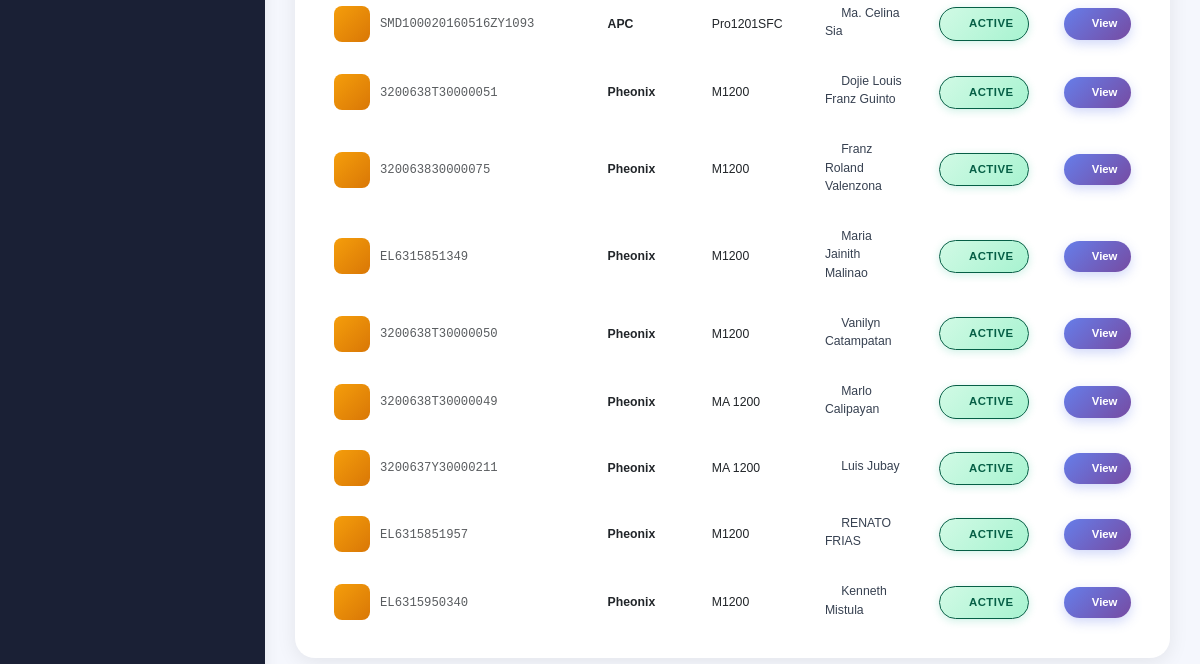
The app's page /ups_details/ (lower part), older data.
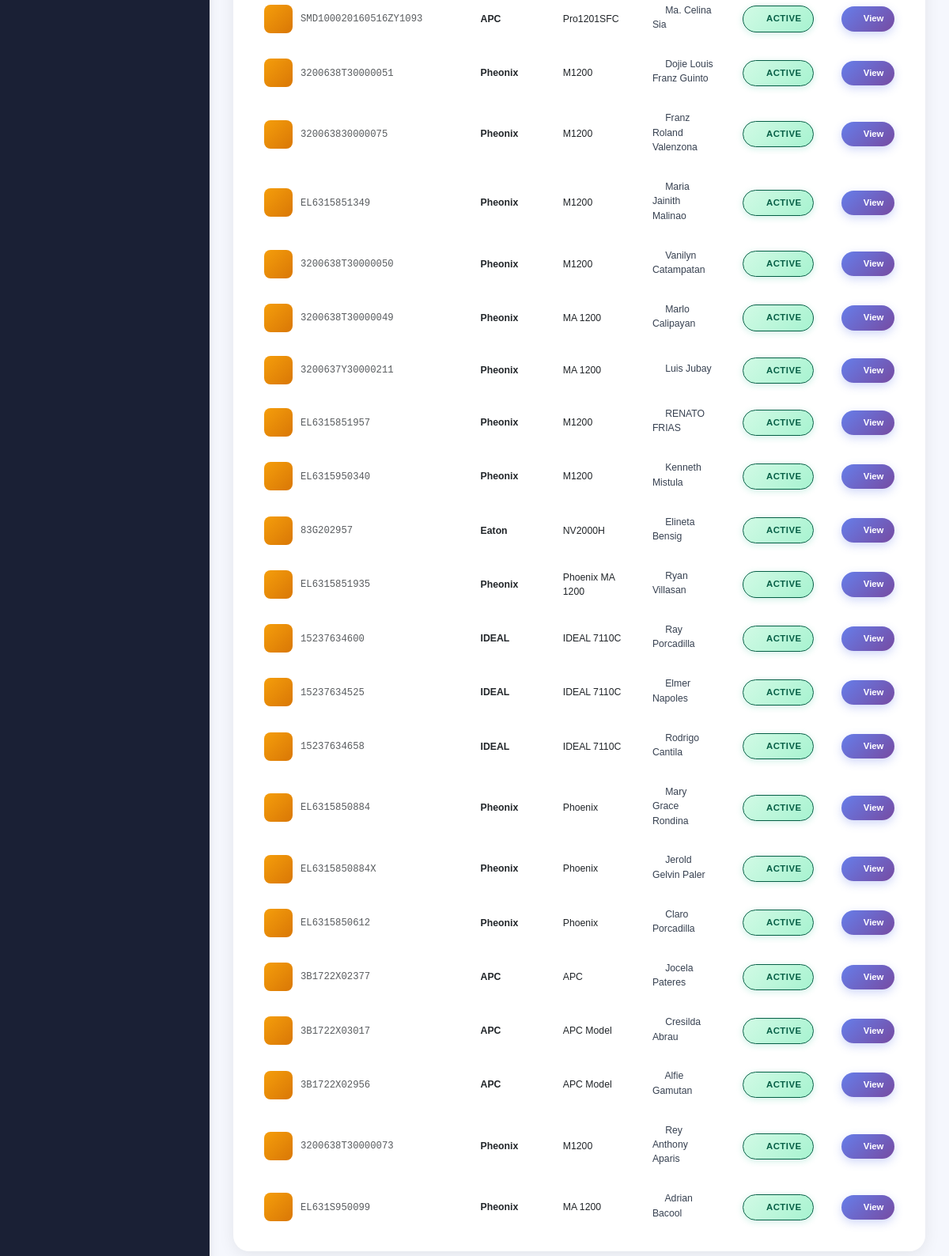
The same page, newer data.
### inventory/models.py (models this page shows, shortened)
class Brand(models.Model):
    name = models.CharField(max_length=100, unique=True)
    is_keyboard = models.BooleanField(default=False)
    is_mouse = models.BooleanField(default=False)
    is_monitor = models.BooleanField(default=False)
    is_ups = models.BooleanField(default=False)
    is_desktop = models.BooleanField(default=False)
    is_printer = models.BooleanField(default=False)
    is_laptop = models.BooleanField(default=False)
    is_office_supplies = models.BooleanField(default=False)
    def __str__(self):
        return self.name

class UPSDetails(models.Model):
    equipment_package = models.ForeignKey(Equipment_Package, related_name='ups', on_delete=models.CASCADE)
    ups_sn_db = models.CharField(max_length=255)
    ups_sn_norm = models.CharField(
        max_length=255, null=True, blank=True,
        db_index=True, editable=False, unique=True
    )
    ups_brand_db = models.ForeignKey(Brand, on_delete=models.SET_NULL, null=True, blank=True)
    ups_model_db = models.CharField(max_length=255)
    ups_capacity_db = models.CharField(max_length=255, null=True)
    ups_photo = models.ImageField(upload_to="ups_photos/", null=True, blank=True)
    is_disposed = models.BooleanField(default=False)
    created_at = models.DateTimeField(default=timezone.now)

class UserDetails(models.Model):
    equipment_package = models.ForeignKey(
        Equipment_Package, on_delete=models.CASCADE,
        null=True, blank=True, related_name='user_details'
    )
    laptop_package = models.ForeignKey(
        'LaptopPackage', on_delete=models.CASCADE,
        null=True, blank=True, related_name='user_details'
    )
    printer_package = models.ForeignKey(
        'PrinterPackage', on_delete=models.CASCADE,
        null=True, blank=True, related_name='user_details'
    )
    office_supplies_package = models.ForeignKey(
        'OfficeSuppliesPackage', on_delete=models.CASCADE,
        null=True, blank=True, related_name='user_details'
    )
    user_Enduser = models.ForeignKey(
        'Employee', on_delete=models.SET_NULL,
        null=True, blank=True, related_name='enduser_details'
    )
    user_Assetowner = models.ForeignKey(
        'Employee', on_delete=models.SET_NULL,
        null=True, blank=True, related_name='assetowner_details'
    )
    created_at = models.DateTimeField(auto_now_add=True)

class Employee(models.Model):
    equipment_package = models.ForeignKey(Equipment_Package, on_delete=models.CASCADE, null=True)
    employee_fname = models.CharField(max_length=100, blank=True, null=True)
    employee_mname = models.CharField(max_length=100, blank=True, null=True)
    employee_lname = models.CharField(max_length=100, blank=True, null=True)
    employee_position = models.CharField(max_length=100, blank=True, null=True)
    employee_office_section = models.ForeignKey('OfficeSection', on_delete=models.SET_NULL, null=True, blank=True)
    employee_level = models.CharField(max_length=100, blank=True, null=True)
    employee_status = models.CharField(max_length=100, blank=True, null=True)
    user_account = models.OneToOneField(User, on_delete=models.SET_NULL, null=True, blank=True, related_name='employee_profile')
    qr_token = models.UUIDField(default=uuid.uuid4, unique=True, editable=False, null=True, blank=True)
    qr_code = models.ImageField(upload_to="qr/employees/", null=True, blank=True)
    email = models.EmailField(max_length=254, blank=True, null=True)
    phone = models.CharField(max_length=30, blank=True, null=True)
    avatar = models.ImageField(upload_to="avatars/employees/", null=True, blank=True)
    date_hired = models.DateField(null=True, blank=True)
    bio = models.TextField(blank=True, null=True)
    created_at = models.DateTimeField(auto_now_add=True, null=True)
    updated_at = models.DateTimeField(auto_now=True, null=True)
    class Meta:
        ordering = ['employee_lname', 'employee_fname']

### inventory/views.py (the view, shortened to what this page needs)
# urls.py: path('ups_details/', views.ups_details, name='ups_details'),
def ups_details(request):
    salvaged_qs = (
        SalvagedUPS.objects
        .all()  # ← FIXED: Get ALL salvaged UPS
        .select_related("reassigned_to")
        .prefetch_related("reassigned_to__user_details__user_Enduser")
    )
    salvaged_serials = {
        (s.ups_sn or "").strip().lower()
        for s in salvaged_qs
    }
    active_qs = (
        UPSDetails.objects
        .filter(is_disposed=False)
        .select_related("equipment_package", "ups_brand_db")
        .prefetch_related("equipment_package__user_details__user_Enduser")
    )
    active_data = []
    for u in active_qs:
        sn_norm = (u.ups_sn_db or "").strip().lower()
        if sn_norm in salvaged_serials:
            continue
        active_data.append({
            "id": u.id,
            "ups_sn_db": u.ups_sn_db,
            "ups_brand_db": u.ups_brand_db,
            "ups_model_db": u.ups_model_db,
            "equipment_package": u.equipment_package,
            "status": "active",
            "salvaged_id": None,
        })
    salvaged_data = []
    ups_list = active_data + salvaged_data
    return render(request, "ups_details.html", {"ups_list": ups_list})

### templates/ups_details.html (shortened to what this page needs)
{% extends 'base.html' %}
{% load static %}
{% block content %}
<div class="container">
  <div class="page-inner">
    <div class="row">
      <div class="col-12">
        <div class="premium-table-card">
          <div class="premium-table-wrapper">
            <div class="table-responsive">
              <table id="ups-table" class="premium-datatable display" style="width:100%">
                <tbody>
                  {% for ups in ups_list %}
                  <tr>
                    <td>
                      <div class="d-flex align-items-center">
                        <div style="width: 36px; height: 36px; border-radius: 8px; background: linear-gradient(135deg, #f59e0b 0%, #d97706 100%); display: flex; align-items: center; justify-content: center; margin-right: 0.75rem;">
                          <i class="fa fa-plug text-white" style="font-size: 16px;"></i>
                        </div>
                        <div>
                          <span class="text-muted" style="font-family: monospace; font-size: 0.875rem;">
                            {{ ups.ups_sn_db }}
                          </span>
                        </div>
                      </div>
                    </td>
                    <td>
                      <span class="fw-semibold text-dark">{{ ups.ups_brand_db }}</span>
                    </td>
                    <td>
                      <span class="text-dark">{{ ups.ups_model_db }}</span>
                    </td>
                    <td>
                      {% if ups.equipment_package and ups.equipment_package.user_details.first %}
                        {% with u=ups.equipment_package.user_details.first %}
                          <div class="mb-1">
                            <i class="fa fa-user text-primary me-1" style="font-size: 12px;"></i>
                            <span>{{ u.user_Enduser.employee_fname }} {{ u.user_Enduser.employee_lname }}</span>
                          </div>
                        {% endwith %}
                      {% else %}
                        <span class="text-muted">
                          <i class="fa fa-user-slash me-1" style="font-size: 12px;"></i>
                          N/A
                        </span>
                      {% endif %}
                    </td>
                    <td>
                      {% if ups.status == "active" %}
                        <span class="premium-status-badge active">
                          <i class="fa fa-check-circle"></i>
                          Active
                        </span>
                      {% elif ups.status == "disposed" %}
                        <span class="premium-status-badge disposed">
                          <i class="fas fa-times-circle"></i>
                          Disposed
                        </span>
                      {% elif ups.status == "reassigned" %}
                        <span class="premium-status-badge reassigned">
                          <i class="fa fa-exchange-alt"></i>
                          Reassigned
                        </span>
                      {% elif ups.status == "salvaged" %}
                        <span class="premium-status-badge salvaged">
                          <i class="fas fa-recycle"></i>
                          Salvaged
                        </span>
                      {% endif %}
                    </td>
                    <td>
                      {% if ups.status == "active" and ups.equipment_package %}
                        <a href="{% url 'desktop_details_view' ups.equipment_package.id %}#pills-ups"
                           class="premium-view-btn theme-warning">
                          <i class="fa fa-eye"></i>
                          View
                        </a>
                       {% elif ups.status == "disposed" and ups.salvaged_id %}
                        <a href="{% url 'salvaged_ups_detail' ups.salvaged_id %}"
                           class="premium-view-btn theme-danger">
                          <i class="fas fa-info-circle"></i>
                          Details
                        </a>
                      {% elif ups.status == "reassigned" and ups.salvaged_id %}
                        <a href="{% url 'salvaged_ups_detail' ups.salvaged_id %}"
                           class="premium-history-btn">
                          <i class="fa fa-history"></i>
                          History
                        </a>
                      {% elif ups.status == "salvaged" and ups.salvaged_id %}
                        <a href="{% url 'salvaged_ups_detail' ups.salvaged_id %}"
                           class="premium-view-btn theme-success">
                          <i class="fas fa-info-circle"></i>
                          Details
                        </a>
                      {% else %}
                        <span class="text-muted">—</span>
                      {% endif %}
                    </td>
                  </tr>
                  {% endfor %}
                </tbody>
              </table>
            </div>
          </div>
        </div>
      </div>
    </div>
  </div>
</div>
{% endblock %}

### templates/base.html (shortened to what this page needs)
{% load static %}
<!DOCTYPE html>
<html lang="en">
<head>
  {% block head %}
  <link rel="stylesheet" href="{% static 'css/bootstrap.min.css' %}">
  <link rel="stylesheet" href="{% static 'css/plugins.min.css' %}">
  <link rel="stylesheet" href="{% static 'css/kaiadmin.css' %}">
  <link rel="stylesheet" href="{% static 'css/fonts.min.css' %}">
  <link rel="stylesheet" href="{% static 'css/modern-style.css' %}">
  <link rel="stylesheet" href="{% static 'css/premium-detail.css' %}">
  <link rel="stylesheet" href="{% static 'css/disposal-tabs-ultimate.css' %}">
  <link rel="stylesheet" href="{% static 'css/salvage-tabs-additions.css' %}">
  <link rel="stylesheet" href="{% static 'css/profile-premium.css' %}">
  <link rel="stylesheet" href="{% static 'css/premium-navbar.css' %}">
  <link rel="stylesheet" href="{% static 'css/notifications_center.css' %}">
  {% endblock %}
</head>
<body>
  <div class="wrapper">
    {% block sidebar %}
    <div class="sidebar" data-background-color="dark">
      <div class="sidebar-wrapper scrollbar scrollbar-inner">
      </div>
    </div>
    {% endblock %}
    <div class="main-panel">
      {% block content %}{% endblock %}
    </div>
  </div>
</body>
</html>

### static/css/modern-style.css (style rules this page uses)
:root { --gradient-primary: linear-gradient(135deg, #667eea 0%, #764ba2 100%); --gradient-success: linear-gradient(135deg, #10b981 0%, #059669 100%); --gradient-danger: linear-gradient(135deg, #ef4444 0%, #dc2626 100%); --shadow-sm: 0 1px 2px 0 rgba(0, 0, 0, 0.05); --shadow-md: 0 4px 6px -1px rgba(0, 0, 0, 0.1); --shadow-lg: 0 10px 15px -3px rgba(0, 0, 0, 0.1); --shadow-xl: 0 20px 25px -5px rgba(0, 0, 0, 0.1); --gradient-info: linear-gradient(135deg, #3b82f6 0%, #1e40af 100%); --gradient-warning: linear-gradient(135deg, #f59e0b 0%, #d97706 100%); --page-theme-gradient: linear-gradient(135deg, #667eea 0%, #764ba2 50%, #ec4899 100%); --page-theme-color: #667eea; --page-theme-shadow: rgba(102, 126, 234, 0.4); --page-theme-light: #eff6ff; }
.premium-table-card { background: white; border-radius: 20px; box-shadow: 0 4px 20px rgba(0, 0, 0, 0.08); overflow: hidden; border: none; }
.premium-table-wrapper { padding: 1.5rem; }
.premium-datatable { width: 100%; border-collapse: separate; border-spacing: 0; }

Row changes from the older to the newer data that the page shows:
now on one of the page's lists (row unchanged): Brand: ups_sn_db "3B1722X02377", ups_brand_db "APC", ups_model_db "APC", equipment_package.user_details.first.user_Enduser.employee_fname "Jocela", equipment_package.user_details.first.user_Enduser.employee_lname "Pateres", ups_sn_db "3B1722X03017", ups_model_db "APC Model", equipment_package.user_details.first.user_Enduser.employee_fname "Cresilda", equipment_package.user_details.first.user_Enduser.employee_lname "Abrau", ups_sn_db "3B1722X02956", equipment_package.user_details.first.user_Enduser.employee_fname "Alfie", equipment_package.user_details.first.user_Enduser.employee_lname "Gamutan"
now on one of the page's lists (row unchanged): Brand: ups_sn_db "EL6315851935", ups_brand_db "Pheonix", ups_model_db "Phoenix MA 1200", equipment_package.user_details.first.user_Enduser.employee_fname "Ryan", equipment_package.user_details.first.user_Enduser.employee_lname "Villasan", ups_sn_db "EL6315850884", ups_model_db "Phoenix", equipment_package.user_details.first.user_Enduser.employee_fname "Mary Grace", equipment_package.user_details.first.user_Enduser.employee_lname "Rondina", ups_sn_db "EL6315850884X", equipment_package.user_details.first.user_Enduser.employee_fname "Jerold Gelvin", equipment_package.user_details.first.user_Enduser.employee_lname "Paler", ups_sn_db "EL6315850612", equipment_package.user_details.first.user_Enduser.employee_fname "Claro", equipment_package.user_details.first.user_Enduser.employee_lname "Porcadilla", ups_sn_db "3200638T30000073", ups_model_db "M1200", equipment_package.user_details.first.user_Enduser.employee_fname "Rey Anthony", equipment_package.user_details.first.user_Enduser.employee_lname "Aparis", ups_sn_db "EL631S950099", ups_model_db "MA 1200", equipment_package.user_details.first.user_Enduser.employee_fname "Adrian", equipment_package.user_details.first.user_Enduser.employee_lname "Bacool"
now on this page (row unchanged): Brand: ups_sn_db "83G202957", ups_brand_db "Eaton", ups_model_db "NV2000H", equipment_package.user_details.first.user_Enduser.employee_fname "Elineta", equipment_package.user_details.first.user_Enduser.employee_lname "Bensig"
added Brand: ups_sn_db "15237634600", ups_brand_db "IDEAL", ups_model_db "IDEAL 7110C", equipment_package.user_details.first.user_Enduser.employee_fname "Ray", equipment_package.user_details.first.user_Enduser.employee_lname "Porcadilla", ups_sn_db "15237634525", equipment_package.user_details.first.user_Enduser.employee_fname "Elmer", equipment_package.user_details.first.user_Enduser.employee_lname "Napoles", ups_sn_db "15237634658", equipment_package.user_details.first.user_Enduser.employee_fname "Rodrigo", equipment_package.user_details.first.user_Enduser.employee_lname "Cantila"
